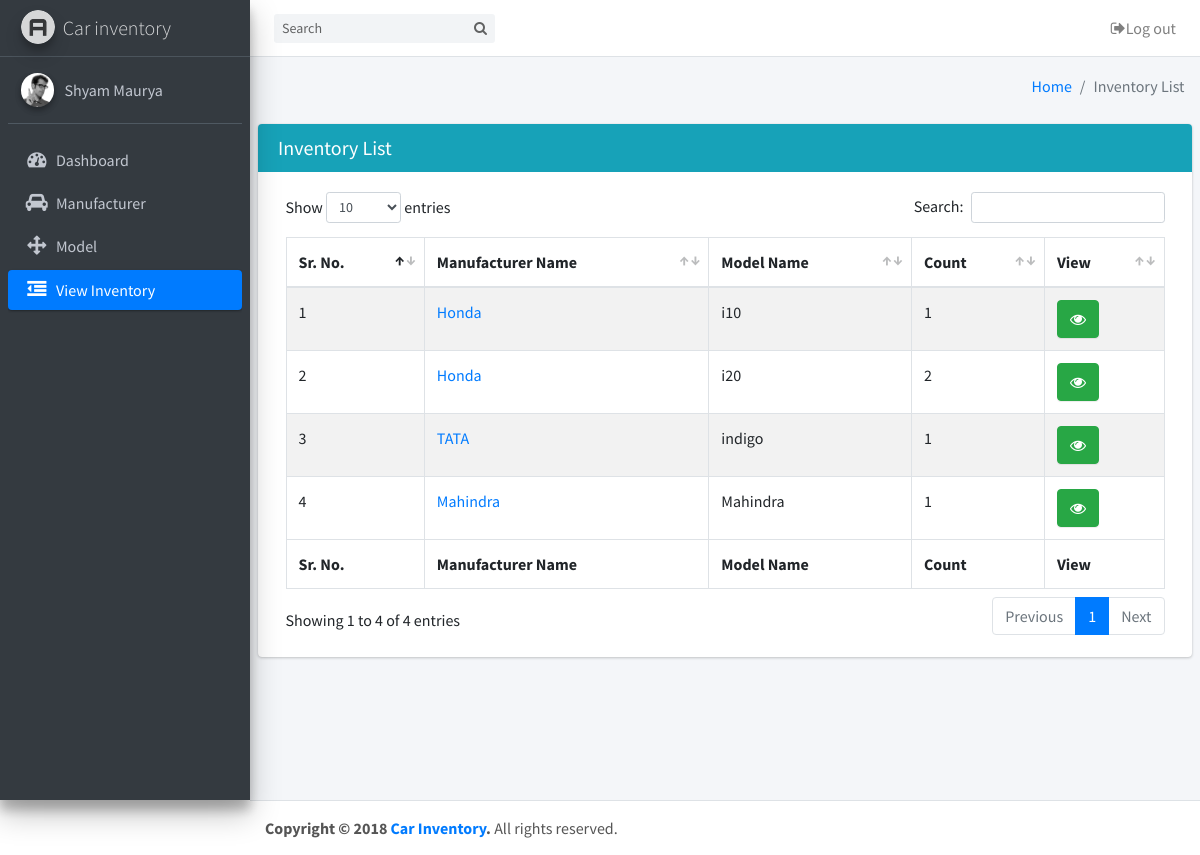
/inventory_list.php (signed in), run on the app's committed database.
### tables this page shows
CREATE TABLE `sm_car_models` (
  `ModelId` int(11) NOT NULL,
  `MfId` int(11) NOT NULL,
  `ModelName` varchar(255) NOT NULL,
  `Color` varchar(50) NOT NULL,
  `MfYear` varchar(50) NOT NULL,
  `RegistrationNumber` varchar(50) NOT NULL,
  `Note` text NOT NULL,
  `Img1` varchar(255) NOT NULL,
  `Img2` varchar(50) NOT NULL,
  `IsActive` int(11) NOT NULL COMMENT '1 for active 0 for sold',
  `CreatedBy` int(11) NOT NULL,
  `CreatedOn` datetime NOT NULL,
  `RevisedBy` int(11) NOT NULL,
  `RevisedOn` datetime NOT NULL
);

CREATE TABLE `sm_manufacturer` (
  `MfId` int(11) NOT NULL,
  `Manufacturer` varchar(255) NOT NULL,
  `IsActive` int(11) NOT NULL DEFAULT '1' COMMENT '0 for block 1 for Active',
  `CreatedBy` int(11) NOT NULL,
  `CreatedOn` datetime NOT NULL,
  `RevisedBy` int(11) NOT NULL,
  `RevisedOn` datetime NOT NULL
);

### classes/inventory.php (called while the page is built, shortened)
<?php
require_once 'config.php';
class Inventory{
    function getAllInventory() {
        global $conn;
        $arr_records = array();
   $sql = "SELECT sm_car_models.ModelId,sm_car_models.ModelName,count(sm_car_models.`ModelName`) as CarCount,sm_manufacturer.Manufacturer as ManufacturerName FROM `sm_car_models` JOIN sm_manufacturer ON sm_manufacturer.MfId=sm_car_models.MfId WHERE sm_car_models.IsActive='1' GROUP BY sm_car_models.ModelName";
        $result = $conn->query($sql);
        $count = $result->rowCount();
        if (($result) && (($count) > 0)) {
            while ($row = $result->fetch(PDO::FETCH_ASSOC)) {
                $arr_records[] = $row;
            }
        }
        return $arr_records;
    }
}
?>

### inventory_list.php (the view, shortened to what this page needs)
<?php
$objInv = new Inventory();
$inventoryArr = $objInv->getAllInventory();
?>
<!DOCTYPE html>
<html>
<head>
  <link rel="stylesheet" href="https://maxcdn.bootstrapcdn.com/font-awesome/4.4.0/css/font-awesome.min.css">
  <link rel="stylesheet" href="https://code.ionicframework.com/ionicons/2.0.1/css/ionicons.min.css">
  <link rel="stylesheet" href="plugins/datatables/dataTables.bootstrap4.min.css">
  <link rel="stylesheet" href="dist/css/adminlte.min.css">
</head>
<body class="hold-transition sidebar-mini">
  <div class="wrapper">
   <?php include_once('include/head.php');?>
   <?php include_once('include/sidebar.php'); ?>
   <div class="content-wrapper">
    <section class="content-header">
      <div class="container-fluid">
        <div class="row mb-2">
          <div class="col-sm-6">
          </div>
          <div class="col-sm-6">
            <ol class="breadcrumb float-sm-right">
              <li class="breadcrumb-item"><a href="index.php">Home</a></li>
              <li class="breadcrumb-item active">Inventory List</li>
            </ol>
          </div>
        </div>
      </div>
    </section>
    <section class="content">
      <div class="row">
        <div class="col-12">
    <div class="card card-info">
      <div class="card-header">
        <h3 class="card-title"> Inventory List</h3>
      </div>
      <div class="card-body">
        <table id="example1" class="table table-bordered table-striped">
          <thead>
            <tr>
              <th>Sr. No.</th>
              <th>Manufacturer Name</th>
              <th>Model Name</th>
              <th>Count</th>
              <th>View</th>
            </tr>
          </thead>
          <tbody>
            <?php
            $cnt=0;
            foreach($inventoryArr as $key=>$val){
              $cnt++;
              ?>
              <tr role="row" <?php if($cnt%2!=0){ echo "class="."odd";} else{ echo "class="."even";}?>>
                <td><?php print $cnt;?></td>
                <td>  <a data-original-title="View Options" data-toggle="modal" data-target="#view-modal" href="#my_modal" data-id="<?php echo $val['ModelId'];?>" id="getDetails" >  <?php print $val['ManufacturerName'];?> </a></td>
                <td><?php print $val['ModelName'];?></td>
                <td><?php print $val['CarCount'];?></td>
                <td><a class="btn btn-success" data-original-title="View Options" data-toggle="modal" data-target="#view-modal" href="#my_modal" data-id="<?php echo $val['ModelId'];?>" id="getDetails" > <i class="fa fa-eye"></i></a></td>
                <?php
              }?>
            </tbody>
            <tfoot>
              <tr>
                <th>Sr. No.</th>
                <th>Manufacturer Name</th>
                <th>Model Name</th>
                <th>Count</th>
                <th>View</th>
              </tr>
            </tfoot>
          </table>
        </div>
      </div>
    </div>
  </div>
</section>
</div>
<?php include_once('include/footer.php');?>
</div>
</body>
</html>

### include/head.php
<nav class="main-header navbar navbar-expand bg-white navbar-light border-bottom">
  <form class="form-inline ml-3">
    <div class="input-group input-group-sm">
      <input class="form-control form-control-navbar" type="search" placeholder="Search" aria-label="Search">
      <div class="input-group-append">
        <button class="btn btn-navbar" type="submit">
          <i class="fa fa-search"></i>
        </button>
      </div>
    </div>
  </form>
  <ul class="navbar-nav ml-auto">
    <li class="nav-item dropdown">
      <a class="nav-link" href="logout.php">
        <i class="fa fa-sign-out"></i>Log out </a>
    </li>
  </ul>
</nav>

### include/sidebar.php (shortened to what this page needs)
  <?php
$uri=$_SERVER['REQUEST_URI'];
$uriArr=explode('/',$uri);
?>
  <aside class="main-sidebar sidebar-dark-primary elevation-4">
    <a href="index.php" class="brand-link">
      <img src="dist/img/AdminLTELogo.png" alt="AdminLTE Logo" class="brand-image img-circle elevation-3"
           style="opacity: .8">
      <span class="brand-text font-weight-light"> Car inventory </span>
    </a>
    <div class="sidebar">
      <div class="user-panel mt-3 pb-3 mb-3 d-flex">
        <div class="image">
          <img src="dist/img/user2-160x160.jpg" class="img-circle elevation-2" alt="User Image">
        </div>
        <div class="info">
          <a href="#" class="d-block"><?php echo $_SESSION['Name'];?></a>
        </div>
      </div>
      <nav class="mt-2">
        <ul class="nav nav-pills nav-sidebar flex-column" data-widget="treeview" role="menu" data-accordion="false">
          <li class="nav-item">
            <a href="index.php"  <?php if(isset($uriArr[1]) && !empty($uriArr[1]) && $uriArr[1]=='index.php'){?> class="nav-link active"<?php }else {?> class="nav-link" <?php }?>>
              <i class="nav-icon fa fa-dashboard"></i>
              <p>
                Dashboard
              </p>
            </a>
          </li>
         <li class="nav-item">
            <a href="manufacturer_list.php" <?php if(isset($uriArr[1]) && !empty($uriArr[1]) && $uriArr[1]=='manufacturer_list.php' ||  $uriArr[1]=='add_manufacturer.php'){?> class="nav-link active"<?php }else {?> class="nav-link" <?php }?>>
              <i class="nav-icon fa fa-car"></i>
              <p>
                Manufacturer
              </p>
            </a>
          </li>
             <li class="nav-item">
            <a href="model_list.php" <?php if(isset($uriArr[1]) && !empty($uriArr[1]) && $uriArr[1]=='model_list.php' ||  $uriArr[1]=='add_model.php'){?> class="nav-link active"<?php }else {?> class="nav-link" <?php }?>>
              <i class="nav-icon fa fa-arrows"></i>
              <p>
                Model
              </p>
            </a>
          </li>
            <li class="nav-item">
            <a href="inventory_list.php" <?php if(isset($uriArr[1]) && !empty($uriArr[1]) && $uriArr[1]=='inventory_list.php'){?> class="nav-link active"<?php }else {?> class="nav-link" <?php }?>>
              <i class="nav-icon fa fa-outdent"></i>
              <p>
                View Inventory
              </p>
            </a>
          </li>
        </ul>
      </nav>
         </div>
  </aside>

### include/footer.php (shortened to what this page needs)
<footer class="main-footer">
  <strong>Copyright &copy; <?php echo date("Y"); ?><a href="http://cardemo.smweb.in"> Car Inventory</a>.</strong>
  All rights reserved.
</footer>

### data on the page
sm_car_models: MfId.Manufacturer "Honda", ModelName "i10", CarCount "1"
sm_car_models: MfId.Manufacturer "Honda", ModelName "i20", CarCount "2"
sm_car_models: MfId.Manufacturer "TATA", ModelName "indigo", CarCount "1"
sm_car_models: MfId.Manufacturer "Mahindra", ModelName "Mahindra", CarCount "1"

### other printed values
$_SESSION['Name'] "Shyam Maurya"
